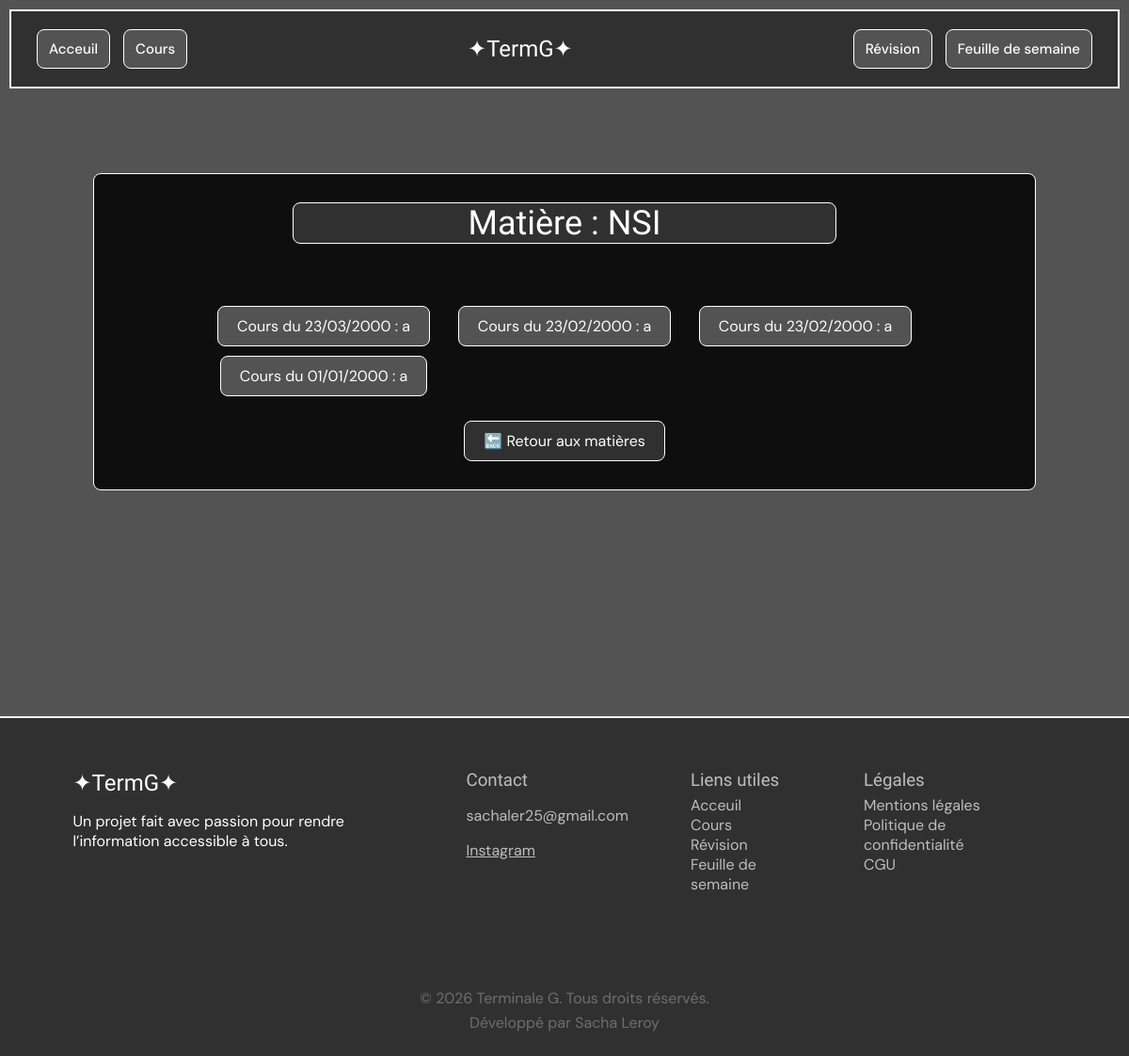
The page /cours/matiere/1 on the database as committed earlier.
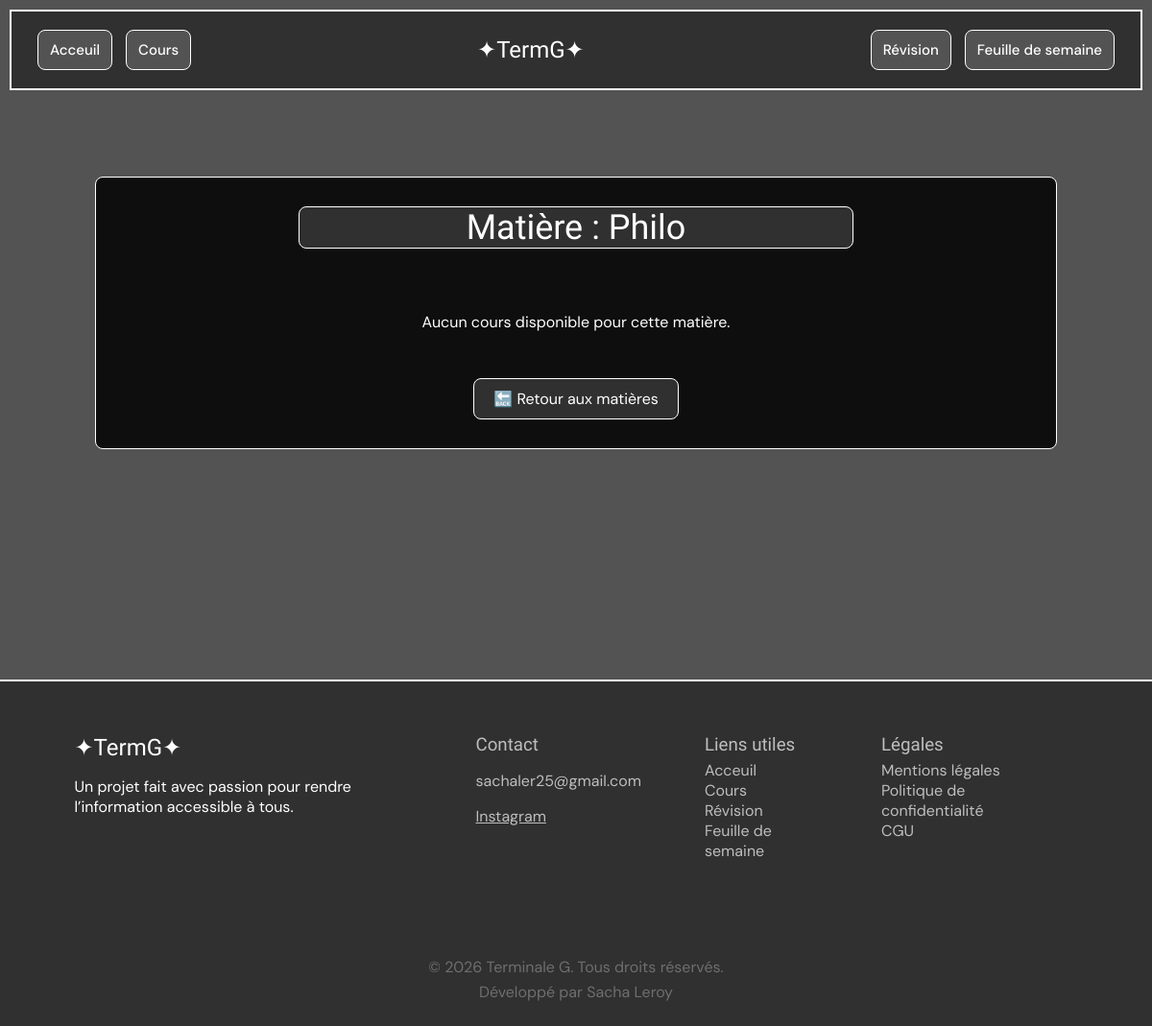
The same page on the database as committed later.
### tables this page shows
CREATE TABLE matiere (
    id_matiere INTEGER PRIMARY KEY AUTOINCREMENT,
    nom TEXT NOT NULL UNIQUE
);

CREATE TABLE cours (
    id_cours INTEGER PRIMARY KEY AUTOINCREMENT,
    title TEXT NOT NULL,
    date TEXT NOT NULL,
    contenu TEXT NOT NULL,
    auteur TEXT NOT NULL,
    id_matiere INTEGER NOT NULL,
    FOREIGN KEY (id_matiere) REFERENCES matiere(id_matiere)
        ON DELETE CASCADE
);

### server.py (the view)
@app.route("/cours/matiere/<int:id_matiere>", methods=["GET"])
def matiere(id_matiere):
    matiere = get_matiere_by_id(id_matiere)
    nom = matiere["nom"]
    cours = get_cours_by_matiere(id_matiere)
    return render_template("cours/matiere.html", name=nom, cours=cours)

### db/cours_service.py (called while the page is built)
def get_cours_by_matiere(id_matiere):
    db = get_db()
    cours = db.execute(
        "SELECT * FROM cours WHERE id_matiere = ? ORDER BY date DESC",
        (id_matiere,)
    ).fetchall()
    db.close()
    return cours

### db/db.py (called while the page is built)
def get_db() -> sqlite3.Connection:
    conn = sqlite3.connect(DB_PATH)
    conn.row_factory = sqlite3.Row
    return conn

### db/matiere_service.py (called while the page is built)
def get_matiere_by_id(id_matiere):
    db = get_db()
    matiere = db.execute(
        "SELECT * FROM matiere WHERE id_matiere = ?",
        (id_matiere,)
    ).fetchone()
    db.close()
    return matiere

### server.py (called while the page is built)
@app.template_filter('format_date')
def format_date(value, format="%d/%m/%Y"):
    from datetime import datetime
    return datetime.strptime(value, "%Y-%m-%d").strftime(format)

### templates/cours/matiere.html (shortened to what this page needs)
<!DOCTYPE html>
<html lang="fr">
<head>
    <link rel="stylesheet" href="/static/style.css">
</head>
<body>
    <header class="header">
        <nav class="header_links">
            <a href="/" class="header__link">Acceuil</a>
            <a href="/cours/" class="header__link">Cours</a>
        </nav>
        <h1 class="header_title">✦TermG✦</h1>
        <nav class="header_links">
            <a href="/revision/" class="header__link">Révision</a>
            <a href="/static/feuille_de_semaine.pdf" target="_blank" class="header__link">Feuille de semaine</a>
        </nav>
    </header>
    <main>
        <section class="matiere-section">
            <h1 class="matiere-title">Matière : {{ name }}</h1>
            {% if cours|length == 0 %}
            <p class="matiere__no-cours">Aucun cours disponible pour cette matière.</p>
            {% endif %}
            <ul class="matiere__list-cours">
                {% for c in cours %}
                <li class="matiere__item-cours">
                    <a href="{{ url_for('cour', id_cours=c['id_cours']) }}">Cours du {{ c['date'] | format_date }} : {{ c['title'] }}</a>
                </li>
                {% endfor %}
            </ul>
            <a class="matiere__link-back" href="{{ url_for('cours') }}">🔙 Retour aux matières</a>
        </section>
    </main>
    <footer class="footer">
        <div class="footer-container">
            <div class="footer-top">
                <h2 class="footer-title">✦TermG✦</h2>
                <p class="footer-desc">Un projet fait avec passion pour rendre l’information accessible à tous.</p>
            </div>
            <div class="footer-content">
                <div class="section-contact section-footer">
                    <h3 class="--contact-titre footer-title">Contact</h3>
                    <p class="--contact-mail">sachaler25@gmail.com</p>
                    <a class="--contact-insta" href="https://www.instagram.com/sachalry_/" target="_blank">Instagram</a>
                </div>
                <div class="section-liens section-footer">
                    <h3 class="--liens-titre footer-title">Liens utiles</h3>
                    <ul class="--liens-liste">
                        <li><a href="/" class="--liens-lien">Acceuil</a></li>
                        <li><a href="/cours/" class="--liens-lien">Cours</a></li>
                        <li><a href="/revision/" class="--liens-lien">Révision</a></li>
                        <li><a href="/static/feuille_de_semaine.pdf" target="_blank" class="--liens-lien">Feuille de semaine</a></li>
                    </ul>
                </div>
                <div class="section-legales section-footer">
                    <h3 class="--legales-titre footer-title">Légales</h3>
                    <ul class="--legales-liste">
                        <li><a href="/static/mentions_legales.html" class="--legales-lien">Mentions légales</a></li>
                        <li><a href="/static/politique_de_confidentialite.html" class="--legales-lien">Politique de confidentialité</a></li>
                        <li><a href="/static/cgu.html" class="--legales-lien">CGU</a></li>
                    </ul>
                </div>
            </div>
        </div>
        <div class="footer-bottom">
            <p class="footer-copy">© 2026 Terminale G. Tous droits réservés.</p>
            <p class="footer-author">Développé par Sacha Leroy</p>
        </div>
    </footer>
</body>
</html>

Rows that differ between the two databases and show on the page:
removed cours: date "23/03/2000", title "a"
removed cours: date "23/02/2000", title "a"
removed cours: date "23/02/2000", title "a"
removed cours: date "01/01/2000", title "a"
changed matiere: nom "NSI" → "Philo"
Other text that changed with them:
text now shown: "Aucun cours disponible pour cette matière."
